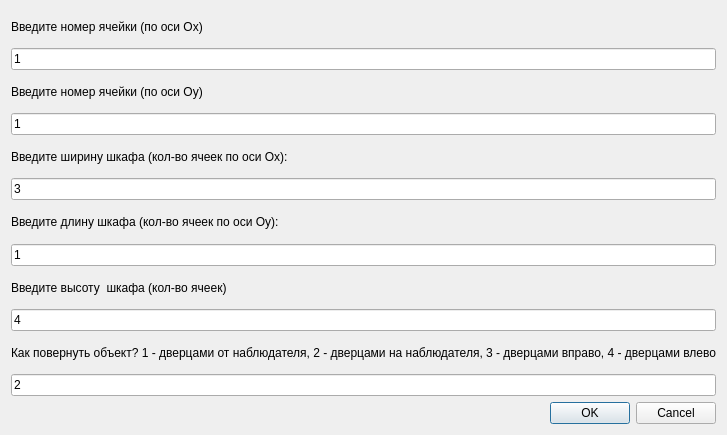
<?xml version="1.0" encoding="UTF-8"?>
<ui version="4.0">
 <class>PlaceBoardChooser</class>
 <widget class="QDialog" name="PlaceBoardChooser">
  <property name="geometry">
   <rect>
    <x>0</x>
    <y>0</y>
    <width>660</width>
    <height>435</height>
   </rect>
  </property>
  <property name="windowTitle">
   <string>Dialog</string>
  </property>
  <layout class="QVBoxLayout" name="verticalLayout_2">
   <item>
    <layout class="QVBoxLayout" name="verticalLayout">
     <item>
      <widget class="QLabel" name="label_2">
       <property name="text">
        <string>Введите номер ячейки (по оси Ox)</string>
       </property>
      </widget>
     </item>
     <item>
      <widget class="QLineEdit" name="lineEdit">
       <property name="text">
        <string>1</string>
       </property>
      </widget>
     </item>
     <item>
      <widget class="QLabel" name="label_3">
       <property name="text">
        <string>Введите номер ячейки (по оси Oy)</string>
       </property>
      </widget>
     </item>
     <item>
      <widget class="QLineEdit" name="lineEdit_2">
       <property name="text">
        <string>1</string>
       </property>
      </widget>
     </item>
     <item>
      <widget class="QLabel" name="label">
       <property name="text">
        <string>Введите ширину шкафа (кол-во ячеек по оси Ox):</string>
       </property>
      </widget>
     </item>
     <item>
      <widget class="QLineEdit" name="lineEdit_3">
       <property name="inputMask">
        <string/>
       </property>
       <property name="text">
        <string>3</string>
       </property>
      </widget>
     </item>
     <item>
      <widget class="QLabel" name="label_4">
       <property name="text">
        <string>Введите длину шкафа (кол-во ячеек по оси Oy):</string>
       </property>
      </widget>
     </item>
     <item>
      <widget class="QLineEdit" name="lineEdit_4">
       <property name="text">
        <string>1</string>
       </property>
      </widget>
     </item>
     <item>
      <widget class="QLabel" name="label_5">
       <property name="text">
        <string>Введите высоту  шкафа (кол-во ячеек)</string>
       </property>
      </widget>
     </item>
     <item>
      <widget class="QLineEdit" name="lineEdit_5">
       <property name="text">
        <string>4</string>
       </property>
      </widget>
     </item>
     <item>
      <widget class="QLabel" name="label_6">
       <property name="text">
        <string>Как повернуть объект? 1 - дверцами от наблюдателя, 2 - дверцами на наблюдателя, 3 - дверцами вправо, 4 - дверцами влево</string>
       </property>
      </widget>
     </item>
     <item>
      <widget class="QLineEdit" name="lineEdit_6">
       <property name="text">
        <string>2</string>
       </property>
      </widget>
     </item>
     <item>
      <widget class="QDialogButtonBox" name="buttonBox">
       <property name="orientation">
        <enum>Qt::Horizontal</enum>
       </property>
       <property name="standardButtons">
        <set>QDialogButtonBox::Cancel|QDialogButtonBox::Ok</set>
       </property>
      </widget>
     </item>
    </layout>
   </item>
  </layout>
 </widget>
 <resources/>
 <connections/>
</ui>
